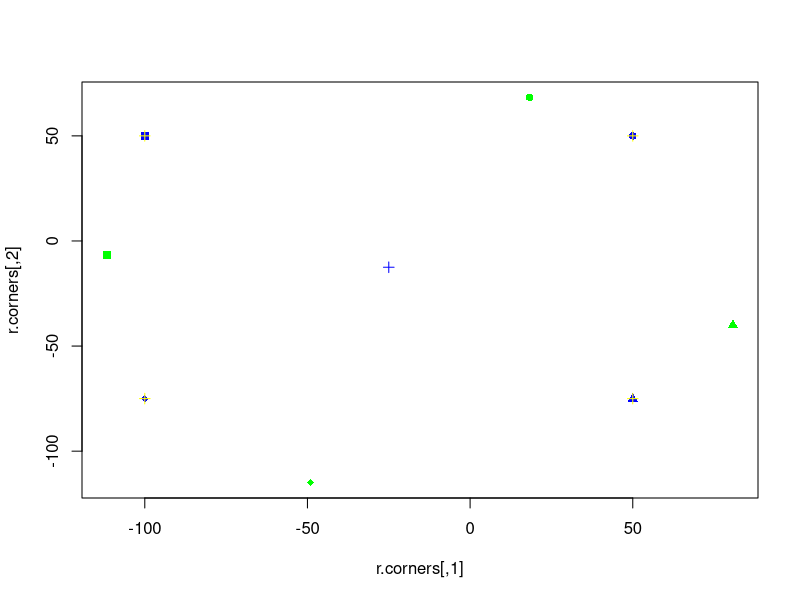

Write R code to recreate this figure.
UL <- c(-100, 50)
UR <- c(50, 50)
LR <- c(50, -75)
LL <- c(-100, -75)
corners <-rbind(UL, UR, LR, LL)

c.x <- (UL[1] + LR[1]) / 2
c.y <- (UL[2] + LR[2]) / 2

theta <- 30.0 / 180.0 * pi
phi <- 30.0 / 180.0 * pi

rot.mat <- matrix(c(cos(theta), sin(phi), -sin(theta), cos(phi)), ncol = 2, byrow=T)
rot.mat

inv.rot.mat <- matrix(c(cos(theta), -sin(phi), sin(theta), cos(phi)), ncol=2, byrow=T) / (cos(theta)*cos(phi) + sin(theta)*sin(phi))
inv.rot.mat

r.corners <- corners %*% rot.mat
i.corners <- r.corners %*% inv.rot.mat

corners
r.corners
i.corners
c.x
c.y

plot(r.corners, pch = 15:18, col='green')
points(corners, pch=15:18, col = 'blue')
points(i.corners, pch=3, col = 'yellow')
points(x = c.x, y = c.y, pch=3, col='blue')